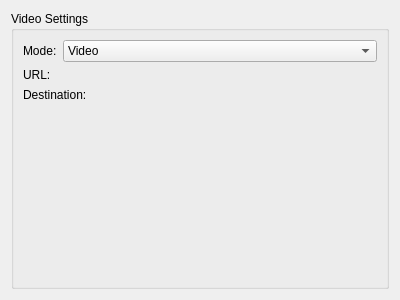
<?xml version="1.0" encoding="UTF-8"?>
<ui version="4.0">
 <class>VideoSettings</class>
 <widget class="QWidget" name="VideoSettings">
  <property name="geometry">
   <rect>
    <x>0</x>
    <y>0</y>
    <width>400</width>
    <height>300</height>
   </rect>
  </property>
  <property name="windowTitle">
   <string>Form</string>
  </property>
  <layout class="QVBoxLayout" name="verticalLayout">
   <item>
    <widget class="QGroupBox" name="mainBox">
     <property name="title">
      <string>Video Settings</string>
     </property>
     <layout class="QVBoxLayout" name="verticalLayout_2">
      <item>
       <layout class="QHBoxLayout" name="modelLayout">
        <item>
         <widget class="QLabel" name="modelLabel">
          <property name="text">
           <string>Mode:</string>
          </property>
         </widget>
        </item>
        <item>
         <widget class="QComboBox" name="modelBox">
          <property name="sizePolicy">
           <sizepolicy hsizetype="Expanding" vsizetype="Preferred">
            <horstretch>0</horstretch>
            <verstretch>0</verstretch>
           </sizepolicy>
          </property>
          <property name="currentText">
           <string>Video</string>
          </property>
          <item>
           <property name="text">
            <string>Video</string>
           </property>
          </item>
          <item>
           <property name="text">
            <string>Playlist</string>
           </property>
          </item>
         </widget>
        </item>
       </layout>
      </item>
      <item>
       <layout class="QHBoxLayout" name="urlLayout">
        <item>
         <widget class="QLabel" name="urlLabel">
          <property name="sizePolicy">
           <sizepolicy hsizetype="Minimum" vsizetype="Minimum">
            <horstretch>0</horstretch>
            <verstretch>0</verstretch>
           </sizepolicy>
          </property>
          <property name="text">
           <string>URL:</string>
          </property>
         </widget>
        </item>
       </layout>
      </item>
      <item>
       <layout class="QHBoxLayout" name="destinationLayout">
        <item>
         <widget class="QLabel" name="destinationLabel">
          <property name="text">
           <string>Destination:</string>
          </property>
         </widget>
        </item>
       </layout>
      </item>
      <item>
       <layout class="QVBoxLayout" name="playlistLayout"/>
      </item>
      <item>
       <spacer name="verticalSpacer">
        <property name="orientation">
         <enum>Qt::Vertical</enum>
        </property>
        <property name="sizeHint" stdset="0">
         <size>
          <width>20</width>
          <height>40</height>
         </size>
        </property>
       </spacer>
      </item>
     </layout>
    </widget>
   </item>
  </layout>
 </widget>
 <resources/>
 <connections/>
</ui>
